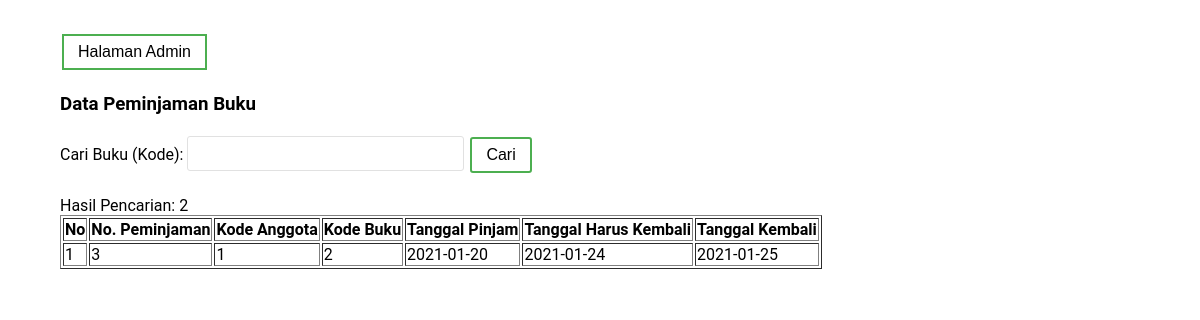
Page /peminjaman.php?cari=2 (signed in) on the committed database.
### tables this page shows
CREATE TABLE `peminjaman` (
  `nopeminjaman` int(50) NOT NULL,
  `kodeangt` int(50) NOT NULL,
  `kodebk` int(50) NOT NULL,
  `tglpinjam` date NOT NULL,
  `tglhrskembali` date NOT NULL,
  `tglkembali` date NOT NULL
);

### peminjaman.php (the view, shortened to what this page needs)
<?php
include("koneksi.php");
?>
<!DOCTYPE html>
<html lang="en">
<head>
    <link rel="stylesheet" href="sugar.css">
</head>
<body>
    <div class="container">
        <a href="dashboard.php"><button class="button button1" type="submit">Halaman Admin</button></a>
        <h3>Data Peminjaman Buku</h3>
        <form action="" method="get">
            <label for="">Cari Buku (Kode): </label>
            <input type="text" name="cari" id="cari">
            <input class="button button1" type="submit" value="Cari">
        </form>
        <br>
        <?php
    if (isset($_GET['cari'])) {
    $cari = $_GET['cari'];
    echo "Hasil Pencarian: ".$cari;
    }
    ?>
        <table border="1">
            <tr>
                <th>No</th>
                <th>No. Peminjaman</th>
                <th>Kode Anggota</th>
                <th>Kode Buku</th>
                <th>Tanggal Pinjam</th>
                <th>Tanggal Harus Kembali</th>
                <th>Tanggal Kembali</th>
            </tr>
            <?php
    if (isset($_GET['cari'])) {
        $cari = $_GET['cari'];
        $sql = "SELECT * FROM peminjaman WHERE kodebk LIKE '%".$cari."%'";
        $tampil  = mysqli_query($connect, $sql);
    } else {
        $sql = "SELECT * FROM peminjaman";
        $tampil = mysqli_query($connect, $sql);
    }
    $no = 1;
    while ($r = mysqli_fetch_array($tampil)) {
    ?>
            <tr>
                <td><?php echo $no++; ?></td>
                <td><?php echo $r['nopeminjaman']; ?></td>
                <td><?php echo $r['kodeangt']; ?></td>
                <td><?php echo $r['kodebk']; ?></td>
                <td><?php echo $r['tglpinjam']; ?></td>
                <td><?php echo $r['tglhrskembali']; ?></td>
                <td><?php echo $r['tglkembali']; ?></td>
            </tr>
            <?php } ?>
        </table>
    </div>
</body>
</html>

### sugar.css (style rules this page uses)
body { font-family: "roboto"; }
.container { max-width: 1080px; margin: 20px auto; background: #fff; overflow: hidden; padding: 10px; }
input { padding: 5px; border: solid #e1e1e1 1px; border-radius: 3px; font-size: 15pt; }
.button { background-color: #4CAF50; border: none; color: white; padding: 7px 14px; text-align: center; text-decoration: none; display: inline-block; font-size: 16px; margin: 4px 2px; transition-duration: 0.4s; cursor: pointer; }
.button1 { background-color: white; color: black; border: 2px solid #4CAF50; }

### rows in the picture
peminjaman: nopeminjaman "3", kodeangt "1", kodebk "2", tglpinjam "2021-01-20", tglhrskembali "2021-01-24", tglkembali "2021-01-25"

### other values in the picture
$cari "2"
